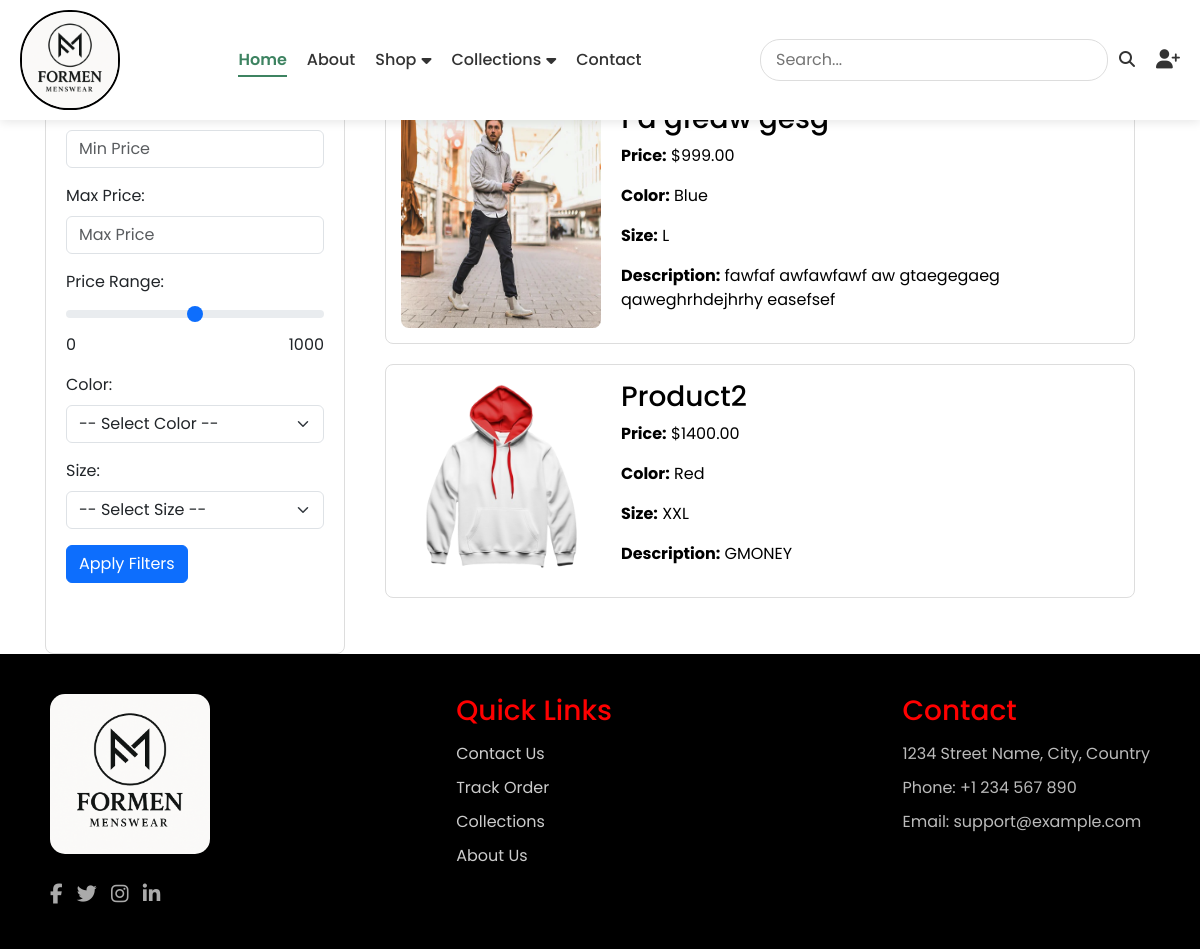
The page /products2/ on the database its author committed.
### core/models.py (models this page shows, shortened)
class Product2(models.Model):
    name = models.CharField(max_length=255)
    price = models.DecimalField(max_digits=10, decimal_places=2)
    color = models.CharField(max_length=50)
    size = models.CharField(max_length=50)
    image = models.ImageField(upload_to='product_images2/', null=True, blank=True)  # Image field
    description = models.TextField(max_length=500, blank=True)  # Small description field

### core/views.py (the view)
# urls.py: path('products2/', views.product_list2, name='product_list2'),
def product_list2(request):
    products = Product2.objects.all()
    min_price = request.GET.get('min_price')
    max_price = request.GET.get('max_price')
    if min_price:
        products = products.filter(price__gte=min_price)
    if max_price:
        products = products.filter(price__lte=max_price)
    color = request.GET.get('color')
    if color:
        products = products.filter(color=color)
    size = request.GET.get('size')
    if size:
        products = products.filter(size=size)
    paginator = Paginator(products, 10)
    page_number = request.GET.get('page')
    page_obj = paginator.get_page(page_number)
    return render(request, 'core/product_list2.html', {'products': products, 'products':page_obj, 'page_obj':page_obj})

### core/templates/core/product_list2.html (shortened to what this page needs)
{% extends "core/base.html" %}
{% block content %}
<form method="get" action="{% url 'product_list2' %}" class="container main-container" >
    <div class="filters-sidebar">
        <div class="filter-header">
            <h4>Filters</h4>
        </div>
        <div class="mb-3">
            <label for="min_price" class="form-label">Min Price:</label>
            <input type="number" name="min_price" id="min_price" step="0.01" class="form-control" placeholder="Min Price" value="{{ request.GET.min_price }}">
        </div>
        <div class="mb-3">
            <label for="max_price" class="form-label">Max Price:</label>
            <input type="number" name="max_price" id="max_price" step="0.01" class="form-control" placeholder="Max Price" value="{{ request.GET.max_price }}">
        </div>
        <div class="mb-3">
            <label for="price_range" class="form-label">Price Range:</label>
            <input type="range" class="form-range" min="0" max="1000" step="1" id="price_range" name="price_range" value="{{ request.GET.price_range|default:500 }}">
            <div class="d-flex justify-content-between">
                <span>0</span>
                <span>1000</span>
            </div>
        </div>
        <div class="mb-3">
            <label for="color" class="form-label">Color:</label>
            <select name="color" id="color" class="form-select">
                <option value="">-- Select Color --</option>
            </select>
        </div>
        <div class="mb-3">
            <label for="size" class="form-label">Size:</label>
            <select name="size" id="size" class="form-select">
                <option value="">-- Select Size --</option>
            </select>
        </div>
        <button type="submit" class="btn btn-primary">Apply Filters</button>
    </div>
    <div class="products-container">
        <h2>Products</h2>
        <ul class="list-unstyled">
            {% for product in products %}
                <a href="{% url 'product2_details' product.id %}" style='text-decoration:none; color:black;'>
                    <li class="product-item">
                        <img src="{{ product.image.url }}" alt="{{ product.name }}" class="product-image">
                        <div>
                            <h3>{{ product.name }}</h3>
                            <p><strong>Price:</strong> ${{ product.price }}</p>
                            <p><strong>Color:</strong> {{ product.color }}</p>
                            <p><strong>Size:</strong> {{ product.size }}</p>
                            <p><strong>Description:</strong> {{ product.description|default:"No description available." }}</p>
                        </div>
                    </li>
                </a>
            {% empty %}
                <p>No products found with the selected filters.</p>
            {% endfor %}
        </ul>
    </div>
</form>
{% endblock content %}

### core/templates/core/base.html (shortened to what this page needs)
{% load static %}
<!DOCTYPE html>
<html lang="en">
<head>
    <link rel="stylesheet" href="{% static 'core/css/bootstrap.min.css' %}">
    <link rel="stylesheet" href="{% static 'core/css/fontawesome.min.css' %}">
    <link rel="stylesheet" href="https://unpkg.com/swiper/swiper-bundle.min.css" />
    <link rel="stylesheet" href="{% static 'core/css/core.css' %}">
</head>
<body>
    {% include "core/navbar.html" %}
    {% block content %} base content{% endblock content %}
    {% include "core/footer.html" %}
</body>
</html>

### core/templates/core/navbar.html (shortened to what this page needs)
{% load static %}
{% block content %}
<head>
</head>
<nav class="dc-scroll-navbar">
  <div class="dc-nav-container">
    <a href="{% url 'home' %}" class="dc-nav-logo">
      <img style='border-radius:49px; border:2px solid black;' src="{% static 'core/images/formen_logo.png' %}" alt="Logo">
    </a>
    <div class="dc-nav-links">
      <a href="{% url 'home' %}" class="dc-nav-link active">Home</a>
      <a href="{% url "about" %}" class="dc-nav-link">About</a>
      <div class="dc-shop-dropdown">
        <button class="dc-shop-dropbtn">Shop <i class="fas fa-caret-down"></i></button>
      </div>
      <div class="dc-collections-dropdown">
        <button class="dc-collections-dropbtn">Collections <i class="fas fa-caret-down"></i></button>
      </div>
      <a href="{% url "contact" %}" class="dc-nav-link">Contact</a>
    </div>
    <div class="dc-nav-actions">
      <form class="dc-search-form">
        <input type="search" placeholder="Search..." class="dc-search-input">
        <button type="submit" class="dc-search-btn"><i class="fas fa-search"></i></button>
      </form>
      <div class="dc-user-actions">
        {% if request.user.is_authenticated %}
          <a href="{% url 'profile' %}" class="dc-user-btn"><i class="far fa-user"></i></a>
          <a href="{% url 'view_cart' %}" class="dc-cart-btn">
            <i class="fas fa-shopping-cart"></i>
            <span class="dc-cart-count">0</span>
          </a>
        {% else %}
          <a href="{% url 'signup' %}" class="dc-signup-btn"><i class="fas fa-user-plus"></i></a>
        {% endif %}
      </div>
    </div>
  </div>
</nav>
{% endblock content %}

### core/templates/core/footer.html (shortened to what this page needs)
{% load static %}
<!DOCTYPE html>
<html lang="en">
<head>
</head>
<body class="bodysss">
    <footer class="footers">
        <div class="footer-containers">
            <div class="footer-logos">
                <img src="{% static 'core/images/formen_logo.png' %}" alt="Logo">
                <div class="footer-socialss">
                    <a href="#"><i class="fab fa-facebook-f"></i></a>
                    <a href="#"><i class="fab fa-twitter"></i></a>
                    <a href="#"><i class="fab fa-instagram"></i></a>
                    <a href="#"><i class="fab fa-linkedin-in"></i></a>
                </div>
            </div>
            <div class="footer-linkss">
                <h3>Quick Links</h3>
                <a href="#">Contact Us</a>
                <a href="#">Track Order</a>
                <a href="#">Collections</a>
                <a href="#">About Us</a>
            </div>
            <div class="footer-contact">
                <h3>Contact</h3>
                <p>1234 Street Name, City, Country</p>
                <p>Phone: +1 234 567 890</p>
                <p>Email: support@example.com</p>
            </div>
        </div>
    </footer>
</body>
</html>

### core/static/core/css/core.css (style rules this page uses)
body { margin: 0; padding: 0; box-sizing: border-box; font-family: 'Poppins', sans-serif; }

### core/templates/core/navbar.html (style rules this page uses)
.dc-scroll-navbar { position: fixed; top: 0; left: 0; width: 100%; background-color: white; box-shadow: 0 2px 10px rgba(0,0,0,0.1); z-index: 1000; transition: all 0.3s ease; transform: translateY(0); }
.dc-nav-container { display: flex; justify-content: space-between; align-items: center; max-width: 1200px; margin: 0 auto; padding: 10px 20px; transition: all 0.3s ease; }
.dc-nav-logo img { height: 100px; transition: all 0.3s ease; }
.dc-nav-links { display: flex; gap: 20px; align-items: center; }
.dc-nav-link { color: #333; text-decoration: none; font-weight: 500; font-size: 1rem; transition: all 0.3s ease; position: relative; padding: 10px 0; }
.dc-nav-link.active { color: #3D8361; font-weight: 600; }
.dc-nav-link.active:after { content: ''; position: absolute; bottom: 5px; left: 0; width: 100%; height: 2px; background-color: #3D8361; }
.dc-shop-dropdown { position: relative; }
.dc-shop-dropbtn { background: none; border: none; color: #333; font-weight: 500; font-size: 1rem; padding: 10px 0; cursor: pointer; display: flex; align-items: center; gap: 5px; }
.dc-collections-dropdown { position: relative; }
.dc-collections-dropbtn { background: none; border: none; color: #333; font-weight: 500; font-size: 1rem; padding: 10px 0; cursor: pointer; display: flex; align-items: center; gap: 5px; }
.dc-nav-actions { display: flex; align-items: center; gap: 15px; }
.dc-search-form { display: flex; align-items: center; }
.dc-search-input { border: 1px solid #ddd; border-radius: 20px; padding: 8px 15px; outline: none; transition: all 0.3s ease; }
.dc-search-btn { background: none; border: none; color: #333; cursor: pointer; margin-left: 5px; font-size: 1rem; }
.dc-user-actions { display: flex; gap: 15px; }
.dc-user-btn, .dc-cart-btn, .dc-signup-btn { color: #333; font-size: 1.2rem; transition: all 0.3s ease; }

### core/templates/core/product_list2.html (style rules this page uses)
.main-container { display: flex; gap: 20px; margin-top: 20px; padding: 0 15px; position: relative; }
.filters-sidebar { flex: 0 0 300px; padding: 20px; border: 1px solid #ddd; border-radius: 8px; background: #fff; transition: transform 0.3s ease-in-out; }
.filter-header { display: flex; justify-content: space-between; align-items: center; margin-bottom: 20px; }
.products-container { flex: 1; padding: 20px; }
.product-item { border: 1px solid #ddd; padding: 15px; margin-bottom: 20px; border-radius: 8px; display: flex; gap: 20px; transition: transform 0.2s; }
.product-image { max-width: 200px; height: auto; border-radius: 8px; }

### core/templates/core/footer.html (style rules this page uses)
.bodysss { display: flex; margin:0px; flex-direction: column; min-height: 100vh; }
.footers { background-color: #000; color: #eee; padding: 40px 30px; }
.footer-containers { max-width: 1300px; margin: 0 auto; display: flex; flex-wrap: wrap; justify-content: space-between; gap: 2rem; padding: 0 20px; }
.footer-logos img { width: 160px; margin-bottom: 15px; border-radius: 15px; }
.footer-socialss { margin-top: 10px; }
.footer-socialss a { color: #aaa; margin-right: 10px; font-size: 20px; transition: 0.3s; }
.footer-linkss, .footer-contact { min-width: 200px; }
.footer-linkss h3, .footer-contact h3 { color: red; margin-bottom: 15px; }
.footer-linkss a { display: block; color: #ccc; text-decoration: none; margin-bottom: 10px; }
.footer-contact p { margin: 0 0 10px; color: #bbb; }

### rows shown on the page
Product2: image (picture), price "999.00", color "Blue", size "L", description "fawfaf awfawfawf aw gtaegegaeg qaweghrhdejhrhy easefsef"
Product2: image (picture), name "Product2", price "1400.00", color "Red", size "XXL", description "GMONEY"
